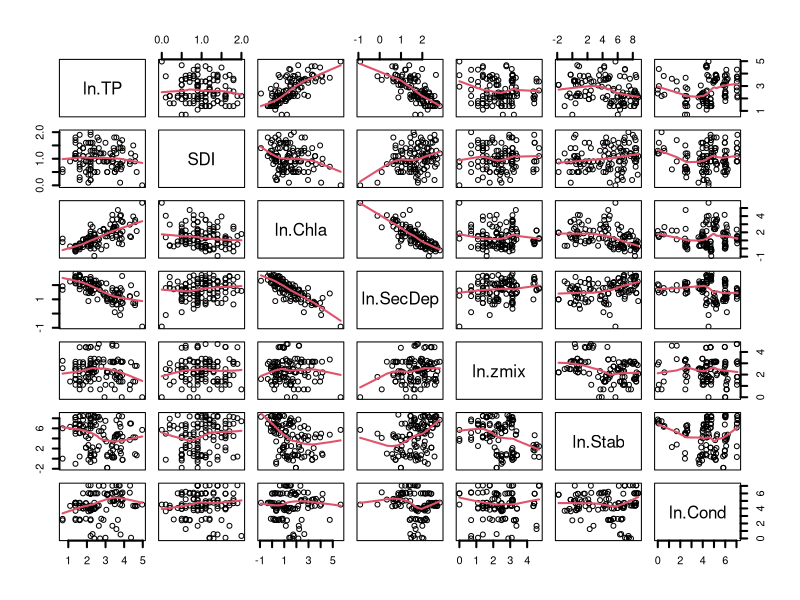
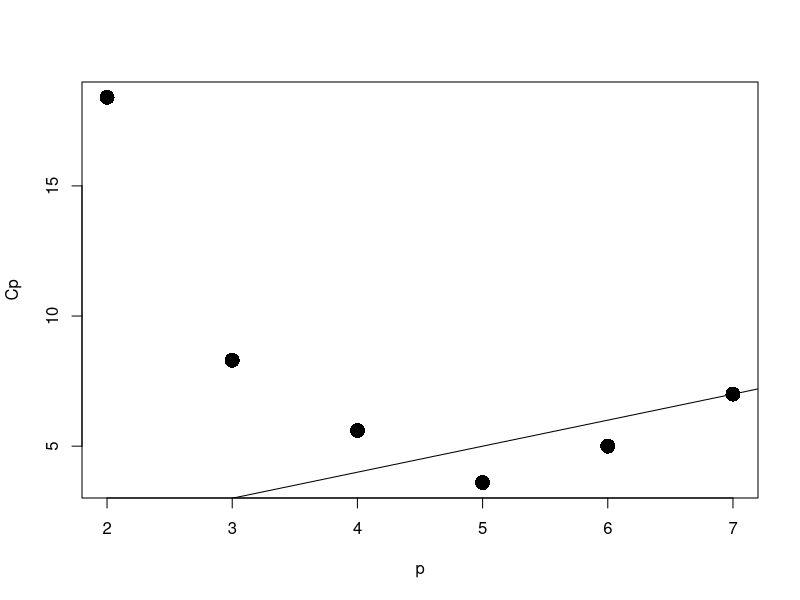
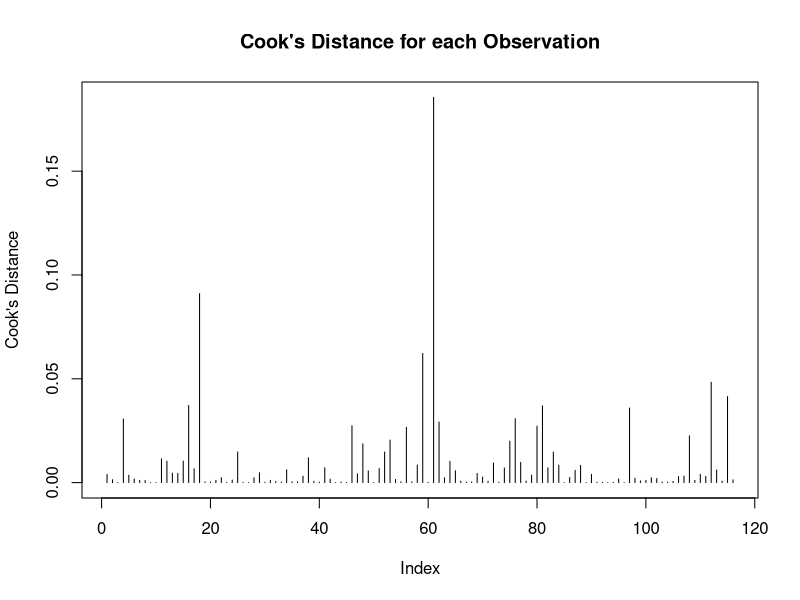

Reproduce these figures in R, in order.
## ---- chunk 1
lakewater <- read.csv("lakewater.csv")
library(ggplot2)
library(GGally)
## ---- chunk 2
plot(lakewater, panel = panel.smooth, lwd = 2)
## ---- chunk 3
round(cor(lakewater), 3)
## ---- chunk 4
lakewater.lm = lm(ln.TP ~ ., data = lakewater)
## Stepwise regression using AIC
lakewater.step.aic.lm = step(lakewater.lm, direction = "both", trace = TRUE)
## ---- chunk 5
## Stepwise regression using BIC
lakewater.step.bic.lm = step(lakewater.lm, direction = "both", trace = TRUE, k = log(nrow(lakewater)))

## ---- chunk 6
### Our function to assess best models with different criteria ###
## We use the leaps package, but enable AIC, BIC and PRESS
## and also make the output more easy to read.
myallpossregs.func=function(model,n) {
  require(leaps)
  X=model.matrix(model)[,-1]
  y=model.response(model.frame(model))
  temp.regsubsets=regsubsets(X,y,nbest=n,names=names(X))  ## regsubsets is leaps function
  
  which.mat=summary(temp.regsubsets)$which
  
  p.vec=apply(which.mat,1,sum)-1
  rsq.vec=summary(temp.regsubsets)$rsq
  adjr2.vec=summary(temp.regsubsets)$adjr2
  cp.vec=summary(temp.regsubsets)$cp
  press.vec=aic.vec=bic.vec=s.vec=c()
  
  for (i in 1:nrow(which.mat)) {
    temp.lm=lm(y~.,data=as.data.frame(X[,which.mat[i,-1]]))
    press.vec[i]=sum((residuals(temp.lm)/(1-hatvalues(temp.lm)))^2)
    aic.vec[i]=AIC(temp.lm)
    bic.vec[i]=AIC(temp.lm,k=log(nrow(X)))
    s.vec[i]=summary(temp.lm)$sigma
  }
  result.mat=cbind(p.vec,round(rsq.vec,3),round(adjr2.vec,3),round(press.vec,1),round(aic.vec,1),round(bic.vec,1),round(cp.vec,1),round(s.vec,4),which.mat[,-1]*1)
  colnames(result.mat)=c("Vars","Rsq","Rsq(adj)","PRESS","AIC","BIC","Cp","s",colnames(X))
  rownames(result.mat)=NULL
  as.data.frame(result.mat)
}

models=myallpossregs.func(lakewater.lm,1) #Selecting nbest = 1 
models

## ---- chunk 7
plot(models$Vars + 1, 
    models$Cp, 
     pch = 16, ylab = "Cp", xlab = "p", cex = 2)
abline(0, 1)
## ---- chunk 8
# Find 'best' model with respect to single criteria
which.max(models$"Rsq(adj)")
which.min(models$PRESS)
which.min(models$AIC)
which.min(models$BIC)
which.min(models$Cp)
which.min(models$s)  
## ---- chunk 9
q9 <- lm(ln.TP ~ SDI+ ln.Chla+ ln.SecDep+ln.Cond, data = lakewater)
summary(q9)
## ---- chunk 10
cooks_d <- cooks.distance(q9)
plot(cooks_d, type = "h", main = "Cook's Distance for each Observation", ylab = "Cook's Distance")
influential_obs <- which.max(cooks_d)
influential_obs
